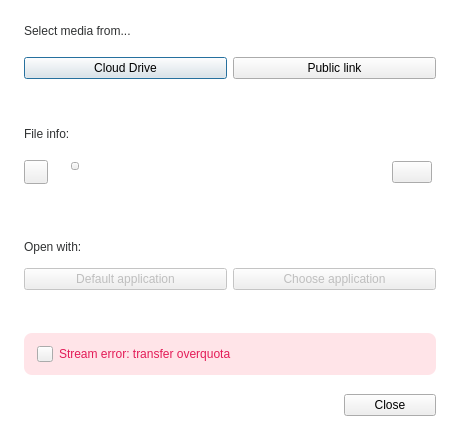
<?xml version="1.0" encoding="UTF-8"?>
<ui version="4.0">
 <class>StreamingFromMegaDialog</class>
 <widget class="QDialog" name="StreamingFromMegaDialog">
  <property name="geometry">
   <rect>
    <x>0</x>
    <y>0</y>
    <width>460</width>
    <height>442</height>
   </rect>
  </property>
  <property name="sizePolicy">
   <sizepolicy hsizetype="Preferred" vsizetype="Fixed">
    <horstretch>0</horstretch>
    <verstretch>0</verstretch>
   </sizepolicy>
  </property>
  <property name="minimumSize">
   <size>
    <width>460</width>
    <height>368</height>
   </size>
  </property>
  <property name="maximumSize">
   <size>
    <width>460</width>
    <height>442</height>
   </size>
  </property>
  <property name="windowTitle">
   <string>Stream from MEGA</string>
  </property>
  <property name="styleSheet">
   <string notr="true">#StreamingFromMegaDialog
{
background-color: #FFFFFF;  /*colorToken.page-background*/
}

#lFileName, #lStreamResourceDesc, #lFileInfoDesc, #lOpenWithDesc
{
  font-family: &quot;Inter&quot;;
  font-size: 12px;
  color: #303233; /*colorToken.text-primary*/
}

#lFileSize
{
  font-family: &quot;Inter&quot;;
  font-size: 10px;
  color: #303233; /*colorToken.text-secondary*/
}

#lNothingSelected, #WaitingForFileInfoLabel
{
  font-family: &quot;Inter&quot;;
  font-size: 12px;
  color: #303233; /*colorToken.text-on-color-disabled*/
}

#wErrorOQ {
background-color: #FFE4E8; /*colorToken.notification-error*/
border-radius: 8px;
}

#labelError {
font-family: &quot;Inter&quot;;
font-size: 12px;
color: #E31B57; /*colorToken.text-error*/
}
</string>
  </property>
  <property name="TOKENIZED" stdset="0">
   <bool>true</bool>
  </property>
  <layout class="QVBoxLayout" name="verticalLayout_6">
   <property name="spacing">
    <number>-1</number>
   </property>
   <property name="leftMargin">
    <number>24</number>
   </property>
   <property name="topMargin">
    <number>24</number>
   </property>
   <property name="rightMargin">
    <number>24</number>
   </property>
   <property name="bottomMargin">
    <number>13</number>
   </property>
   <item>
    <widget class="QWidget" name="wStreamResource" native="true">
     <property name="sizePolicy">
      <sizepolicy hsizetype="Preferred" vsizetype="Fixed">
       <horstretch>0</horstretch>
       <verstretch>0</verstretch>
      </sizepolicy>
     </property>
     <property name="minimumSize">
      <size>
       <width>0</width>
       <height>0</height>
      </size>
     </property>
     <property name="maximumSize">
      <size>
       <width>16777215</width>
       <height>16777215</height>
      </size>
     </property>
     <layout class="QVBoxLayout" name="verticalLayout">
      <property name="spacing">
       <number>14</number>
      </property>
      <property name="leftMargin">
       <number>0</number>
      </property>
      <property name="topMargin">
       <number>0</number>
      </property>
      <property name="rightMargin">
       <number>0</number>
      </property>
      <property name="bottomMargin">
       <number>0</number>
      </property>
      <item>
       <widget class="QLabel" name="lStreamResourceDesc">
        <property name="sizePolicy">
         <sizepolicy hsizetype="Preferred" vsizetype="Fixed">
          <horstretch>0</horstretch>
          <verstretch>0</verstretch>
         </sizepolicy>
        </property>
        <property name="minimumSize">
         <size>
          <width>0</width>
          <height>0</height>
         </size>
        </property>
        <property name="maximumSize">
         <size>
          <width>16777215</width>
          <height>16777215</height>
         </size>
        </property>
        <property name="styleSheet">
         <string notr="true"/>
        </property>
        <property name="text">
         <string>Select media from...</string>
        </property>
        <property name="semibold" stdset="0">
         <bool>true</bool>
        </property>
       </widget>
      </item>
      <item>
       <widget class="QWidget" name="wSelectMedia" native="true">
        <property name="minimumSize">
         <size>
          <width>0</width>
          <height>32</height>
         </size>
        </property>
        <property name="maximumSize">
         <size>
          <width>16777215</width>
          <height>32</height>
         </size>
        </property>
        <property name="styleSheet">
         <string notr="true"/>
        </property>
        <layout class="QHBoxLayout" name="horizontalLayout_3">
         <property name="spacing">
          <number>-1</number>
         </property>
         <property name="leftMargin">
          <number>0</number>
         </property>
         <property name="topMargin">
          <number>0</number>
         </property>
         <property name="rightMargin">
          <number>0</number>
         </property>
         <property name="bottomMargin">
          <number>0</number>
         </property>
         <item>
          <widget class="QPushButton" name="bFromCloud">
           <property name="sizePolicy">
            <sizepolicy hsizetype="Minimum" vsizetype="Fixed">
             <horstretch>0</horstretch>
             <verstretch>0</verstretch>
            </sizepolicy>
           </property>
           <property name="minimumSize">
            <size>
             <width>0</width>
             <height>0</height>
            </size>
           </property>
           <property name="maximumSize">
            <size>
             <width>16777215</width>
             <height>16777215</height>
            </size>
           </property>
           <property name="styleSheet">
            <string notr="true"/>
           </property>
           <property name="text">
            <string>Cloud Drive</string>
           </property>
           <property name="dimension" stdset="0">
            <string notr="true">small</string>
           </property>
           <property name="type" stdset="0">
            <string notr="true">primary</string>
           </property>
          </widget>
         </item>
         <item>
          <widget class="QPushButton" name="bFromPublicLink">
           <property name="minimumSize">
            <size>
             <width>0</width>
             <height>0</height>
            </size>
           </property>
           <property name="maximumSize">
            <size>
             <width>16777215</width>
             <height>16777215</height>
            </size>
           </property>
           <property name="text">
            <string>Public link</string>
           </property>
           <property name="dimension" stdset="0">
            <string notr="true">small</string>
           </property>
           <property name="type" stdset="0">
            <string notr="true">outline</string>
           </property>
          </widget>
         </item>
        </layout>
       </widget>
      </item>
     </layout>
    </widget>
   </item>
   <item>
    <widget class="QWidget" name="wContainer" native="true">
     <layout class="QVBoxLayout" name="verticalLayout_3">
      <property name="spacing">
       <number>-1</number>
      </property>
      <property name="leftMargin">
       <number>0</number>
      </property>
      <property name="topMargin">
       <number>0</number>
      </property>
      <property name="rightMargin">
       <number>0</number>
      </property>
      <property name="bottomMargin">
       <number>0</number>
      </property>
      <item>
       <widget class="QWidget" name="wStatus" native="true">
        <property name="sizePolicy">
         <sizepolicy hsizetype="Preferred" vsizetype="Fixed">
          <horstretch>0</horstretch>
          <verstretch>0</verstretch>
         </sizepolicy>
        </property>
        <layout class="QVBoxLayout" name="verticalLayout_4">
         <property name="spacing">
          <number>-1</number>
         </property>
         <property name="leftMargin">
          <number>0</number>
         </property>
         <property name="topMargin">
          <number>0</number>
         </property>
         <property name="rightMargin">
          <number>4</number>
         </property>
         <property name="bottomMargin">
          <number>0</number>
         </property>
         <item>
          <widget class="QLabel" name="lFileInfoDesc">
           <property name="sizePolicy">
            <sizepolicy hsizetype="Preferred" vsizetype="Fixed">
             <horstretch>0</horstretch>
             <verstretch>0</verstretch>
            </sizepolicy>
           </property>
           <property name="minimumSize">
            <size>
             <width>0</width>
             <height>0</height>
            </size>
           </property>
           <property name="maximumSize">
            <size>
             <width>16777215</width>
             <height>16777215</height>
            </size>
           </property>
           <property name="styleSheet">
            <string notr="true"/>
           </property>
           <property name="text">
            <string>File info:</string>
           </property>
           <property name="semibold" stdset="0">
            <bool>true</bool>
           </property>
          </widget>
         </item>
         <item>
          <widget class="QWidget" name="wFileInfo" native="true">
           <property name="enabled">
            <bool>true</bool>
           </property>
           <property name="minimumSize">
            <size>
             <width>0</width>
             <height>0</height>
            </size>
           </property>
           <property name="maximumSize">
            <size>
             <width>16777215</width>
             <height>16777215</height>
            </size>
           </property>
           <layout class="QHBoxLayout" name="horizontalLayout_6">
            <property name="spacing">
             <number>0</number>
            </property>
            <property name="leftMargin">
             <number>0</number>
            </property>
            <property name="topMargin">
             <number>0</number>
            </property>
            <property name="rightMargin">
             <number>0</number>
            </property>
            <property name="bottomMargin">
             <number>0</number>
            </property>
            <item>
             <widget class="QStackedWidget" name="sFileInfo">
              <property name="minimumSize">
               <size>
                <width>0</width>
                <height>50</height>
               </size>
              </property>
              <property name="maximumSize">
               <size>
                <width>16777215</width>
                <height>60</height>
               </size>
              </property>
              <property name="styleSheet">
               <string notr="true"/>
              </property>
              <property name="currentIndex">
               <number>0</number>
              </property>
              <widget class="QWidget" name="pFileInfo">
               <layout class="QHBoxLayout" name="horizontalLayout_2">
                <property name="spacing">
                 <number>6</number>
                </property>
                <property name="leftMargin">
                 <number>0</number>
                </property>
                <property name="topMargin">
                 <number>0</number>
                </property>
                <property name="rightMargin">
                 <number>0</number>
                </property>
                <property name="bottomMargin">
                 <number>0</number>
                </property>
                <item>
                 <widget class="IconLabel" name="lFileType">
                  <property name="minimumSize">
                   <size>
                    <width>24</width>
                    <height>24</height>
                   </size>
                  </property>
                  <property name="maximumSize">
                   <size>
                    <width>24</width>
                    <height>24</height>
                   </size>
                  </property>
                  <property name="styleSheet">
                   <string notr="true"/>
                  </property>
                  <property name="text">
                   <string/>
                  </property>
                  <property name="iconSize">
                   <size>
                    <width>24</width>
                    <height>24</height>
                   </size>
                  </property>
                 </widget>
                </item>
                <item>
                 <widget class="QWidget" name="wFileInfoDesc" native="true">
                  <property name="minimumSize">
                   <size>
                    <width>0</width>
                    <height>30</height>
                   </size>
                  </property>
                  <property name="maximumSize">
                   <size>
                    <width>16777215</width>
                    <height>30</height>
                   </size>
                  </property>
                  <layout class="QVBoxLayout" name="verticalLayout_5">
                   <property name="spacing">
                    <number>0</number>
                   </property>
                   <property name="leftMargin">
                    <number>0</number>
                   </property>
                   <property name="topMargin">
                    <number>0</number>
                   </property>
                   <property name="rightMargin">
                    <number>0</number>
                   </property>
                   <property name="bottomMargin">
                    <number>0</number>
                   </property>
                   <item>
                    <widget class="QWidget" name="widget" native="true">
                     <layout class="QHBoxLayout" name="horizontalLayout">
                      <property name="spacing">
                       <number>10</number>
                      </property>
                      <property name="leftMargin">
                       <number>0</number>
                      </property>
                      <property name="topMargin">
                       <number>0</number>
                      </property>
                      <property name="rightMargin">
                       <number>0</number>
                      </property>
                      <property name="bottomMargin">
                       <number>0</number>
                      </property>
                      <item>
                       <widget class="QLabel" name="lFileName">
                        <property name="sizePolicy">
                         <sizepolicy hsizetype="Minimum" vsizetype="Preferred">
                          <horstretch>0</horstretch>
                          <verstretch>0</verstretch>
                         </sizepolicy>
                        </property>
                        <property name="maximumSize">
                         <size>
                          <width>260</width>
                          <height>16777215</height>
                         </size>
                        </property>
                        <property name="text">
                         <string notr="true"/>
                        </property>
                       </widget>
                      </item>
                      <item>
                       <widget class="QToolButton" name="lState">
                        <property name="sizePolicy">
                         <sizepolicy hsizetype="Expanding" vsizetype="Fixed">
                          <horstretch>0</horstretch>
                          <verstretch>0</verstretch>
                         </sizepolicy>
                        </property>
                        <property name="minimumSize">
                         <size>
                          <width>8</width>
                          <height>8</height>
                         </size>
                        </property>
                        <property name="maximumSize">
                         <size>
                          <width>8</width>
                          <height>8</height>
                         </size>
                        </property>
                        <property name="styleSheet">
                         <string notr="true"/>
                        </property>
                        <property name="text">
                         <string/>
                        </property>
                        <property name="class" stdset="0">
                         <string notr="true">icon-label</string>
                        </property>
                       </widget>
                      </item>
                      <item>
                       <spacer name="horizontalSpacer_2">
                        <property name="orientation">
                         <enum>Qt::Horizontal</enum>
                        </property>
                        <property name="sizeHint" stdset="0">
                         <size>
                          <width>31</width>
                          <height>20</height>
                         </size>
                        </property>
                       </spacer>
                      </item>
                     </layout>
                    </widget>
                   </item>
                   <item>
                    <widget class="QLabel" name="lFileSize">
                     <property name="text">
                      <string notr="true"/>
                     </property>
                    </widget>
                   </item>
                  </layout>
                 </widget>
                </item>
               </layout>
              </widget>
              <widget class="QWidget" name="pWaitingForFileInfo">
               <layout class="QHBoxLayout" name="horizontalLayout_8">
                <property name="leftMargin">
                 <number>0</number>
                </property>
                <property name="topMargin">
                 <number>0</number>
                </property>
                <property name="rightMargin">
                 <number>0</number>
                </property>
                <property name="bottomMargin">
                 <number>0</number>
                </property>
                <item>
                 <widget class="QLabel" name="WaitingForFileInfoLabel">
                  <property name="palette">
                   <palette>
                    <active>
                     <colorrole role="WindowText">
                      <brush brushstyle="SolidPattern">
                       <color alpha="255">
                        <red>48</red>
                        <green>50</green>
                        <blue>51</blue>
                       </color>
                      </brush>
                     </colorrole>
                     <colorrole role="Button">
                      <brush brushstyle="SolidPattern">
                       <color alpha="255">
                        <red>255</red>
                        <green>255</green>
                        <blue>255</blue>
                       </color>
                      </brush>
                     </colorrole>
                     <colorrole role="Text">
                      <brush brushstyle="SolidPattern">
                       <color alpha="255">
                        <red>48</red>
                        <green>50</green>
                        <blue>51</blue>
                       </color>
                      </brush>
                     </colorrole>
                     <colorrole role="ButtonText">
                      <brush brushstyle="SolidPattern">
                       <color alpha="255">
                        <red>48</red>
                        <green>50</green>
                        <blue>51</blue>
                       </color>
                      </brush>
                     </colorrole>
                     <colorrole role="Base">
                      <brush brushstyle="SolidPattern">
                       <color alpha="255">
                        <red>255</red>
                        <green>255</green>
                        <blue>255</blue>
                       </color>
                      </brush>
                     </colorrole>
                     <colorrole role="Window">
                      <brush brushstyle="SolidPattern">
                       <color alpha="255">
                        <red>255</red>
                        <green>255</green>
                        <blue>255</blue>
                       </color>
                      </brush>
                     </colorrole>
                     <colorrole role="PlaceholderText">
                      <brush brushstyle="SolidPattern">
                       <color alpha="128">
                        <red>48</red>
                        <green>50</green>
                        <blue>51</blue>
                       </color>
                      </brush>
                     </colorrole>
                    </active>
                    <inactive>
                     <colorrole role="WindowText">
                      <brush brushstyle="SolidPattern">
                       <color alpha="255">
                        <red>48</red>
                        <green>50</green>
                        <blue>51</blue>
                       </color>
                      </brush>
                     </colorrole>
                     <colorrole role="Button">
                      <brush brushstyle="SolidPattern">
                       <color alpha="255">
                        <red>255</red>
                        <green>255</green>
                        <blue>255</blue>
                       </color>
                      </brush>
                     </colorrole>
                     <colorrole role="Text">
                      <brush brushstyle="SolidPattern">
                       <color alpha="255">
                        <red>48</red>
                        <green>50</green>
                        <blue>51</blue>
                       </color>
                      </brush>
                     </colorrole>
                     <colorrole role="ButtonText">
                      <brush brushstyle="SolidPattern">
                       <color alpha="255">
                        <red>48</red>
                        <green>50</green>
                        <blue>51</blue>
                       </color>
                      </brush>
                     </colorrole>
                     <colorrole role="Base">
                      <brush brushstyle="SolidPattern">
                       <color alpha="255">
                        <red>255</red>
                        <green>255</green>
                        <blue>255</blue>
                       </color>
                      </brush>
                     </colorrole>
                     <colorrole role="Window">
                      <brush brushstyle="SolidPattern">
                       <color alpha="255">
                        <red>255</red>
                        <green>255</green>
                        <blue>255</blue>
                       </color>
                      </brush>
                     </colorrole>
                     <colorrole role="PlaceholderText">
                      <brush brushstyle="SolidPattern">
                       <color alpha="128">
                        <red>48</red>
                        <green>50</green>
                        <blue>51</blue>
                       </color>
                      </brush>
                     </colorrole>
                    </inactive>
                    <disabled>
                     <colorrole role="WindowText">
                      <brush brushstyle="SolidPattern">
                       <color alpha="255">
                        <red>48</red>
                        <green>50</green>
                        <blue>51</blue>
                       </color>
                      </brush>
                     </colorrole>
                     <colorrole role="Button">
                      <brush brushstyle="SolidPattern">
                       <color alpha="255">
                        <red>255</red>
                        <green>255</green>
                        <blue>255</blue>
                       </color>
                      </brush>
                     </colorrole>
                     <colorrole role="Text">
                      <brush brushstyle="SolidPattern">
                       <color alpha="255">
                        <red>48</red>
                        <green>50</green>
                        <blue>51</blue>
                       </color>
                      </brush>
                     </colorrole>
                     <colorrole role="ButtonText">
                      <brush brushstyle="SolidPattern">
                       <color alpha="255">
                        <red>48</red>
                        <green>50</green>
                        <blue>51</blue>
                       </color>
                      </brush>
                     </colorrole>
                     <colorrole role="Base">
                      <brush brushstyle="SolidPattern">
                       <color alpha="255">
                        <red>255</red>
                        <green>255</green>
                        <blue>255</blue>
                       </color>
                      </brush>
                     </colorrole>
                     <colorrole role="Window">
                      <brush brushstyle="SolidPattern">
                       <color alpha="255">
                        <red>255</red>
                        <green>255</green>
                        <blue>255</blue>
                       </color>
                      </brush>
                     </colorrole>
                     <colorrole role="PlaceholderText">
                      <brush brushstyle="SolidPattern">
                       <color alpha="128">
                        <red>48</red>
                        <green>50</green>
                        <blue>51</blue>
                       </color>
                      </brush>
                     </colorrole>
                    </disabled>
                   </palette>
                  </property>
                  <property name="font">
                   <font>
                    <family>Inter</family>
                    <pointsize>-1</pointsize>
                    <italic>false</italic>
                    <bold>false</bold>
                   </font>
                  </property>
                  <property name="styleSheet">
                   <string notr="true"/>
                  </property>
                  <property name="text">
                   <string>Please wait...</string>
                  </property>
                 </widget>
                </item>
               </layout>
              </widget>
              <widget class="QWidget" name="pNothingSelected">
               <widget class="QWidget" name="widget_2" native="true">
                <property name="geometry">
                 <rect>
                  <x>0</x>
                  <y>0</y>
                  <width>361</width>
                  <height>50</height>
                 </rect>
                </property>
                <layout class="QHBoxLayout" name="horizontalLayout_7">
                 <property name="spacing">
                  <number>0</number>
                 </property>
                 <property name="leftMargin">
                  <number>0</number>
                 </property>
                 <property name="topMargin">
                  <number>0</number>
                 </property>
                 <property name="rightMargin">
                  <number>0</number>
                 </property>
                 <property name="bottomMargin">
                  <number>0</number>
                 </property>
                 <item>
                  <widget class="QLabel" name="lNothingSelected">
                   <property name="text">
                    <string>Nothing selected</string>
                   </property>
                  </widget>
                 </item>
                </layout>
               </widget>
              </widget>
             </widget>
            </item>
            <item>
             <widget class="IconOnlyButton" name="bCopyLink">
              <property name="minimumSize">
               <size>
                <width>0</width>
                <height>0</height>
               </size>
              </property>
              <property name="maximumSize">
               <size>
                <width>16777215</width>
                <height>16777215</height>
               </size>
              </property>
              <property name="cursor">
               <cursorShape>PointingHandCursor</cursorShape>
              </property>
              <property name="styleSheet">
               <string notr="true"/>
              </property>
              <property name="text">
               <string/>
              </property>
              <property name="icon">
               <iconset resource="../Resources_common.qrc">
                <normaloff>:/export-small-regular-outline</normaloff>:/export-small-regular-outline</iconset>
              </property>
              <property name="type" stdset="0">
               <string notr="true">ghost</string>
              </property>
              <property name="dimension" stdset="0">
               <string notr="true">small</string>
              </property>
             </widget>
            </item>
           </layout>
          </widget>
         </item>
        </layout>
       </widget>
      </item>
      <item>
       <widget class="QWidget" name="wOpenWith" native="true">
        <property name="sizePolicy">
         <sizepolicy hsizetype="Preferred" vsizetype="Fixed">
          <horstretch>0</horstretch>
          <verstretch>0</verstretch>
         </sizepolicy>
        </property>
        <property name="minimumSize">
         <size>
          <width>0</width>
          <height>0</height>
         </size>
        </property>
        <layout class="QVBoxLayout" name="verticalLayout_2">
         <property name="spacing">
          <number>14</number>
         </property>
         <property name="leftMargin">
          <number>0</number>
         </property>
         <property name="topMargin">
          <number>0</number>
         </property>
         <property name="rightMargin">
          <number>0</number>
         </property>
         <property name="bottomMargin">
          <number>0</number>
         </property>
         <item>
          <widget class="QLabel" name="lOpenWithDesc">
           <property name="sizePolicy">
            <sizepolicy hsizetype="Preferred" vsizetype="Fixed">
             <horstretch>0</horstretch>
             <verstretch>0</verstretch>
            </sizepolicy>
           </property>
           <property name="text">
            <string>Open with:</string>
           </property>
           <property name="semibold" stdset="0">
            <bool>true</bool>
           </property>
          </widget>
         </item>
         <item>
          <widget class="QWidget" name="wOpenButtons" native="true">
           <property name="styleSheet">
            <string notr="true"/>
           </property>
           <layout class="QHBoxLayout" name="horizontalLayout_4">
            <property name="spacing">
             <number>-1</number>
            </property>
            <property name="leftMargin">
             <number>0</number>
            </property>
            <property name="topMargin">
             <number>0</number>
            </property>
            <property name="rightMargin">
             <number>0</number>
            </property>
            <property name="bottomMargin">
             <number>0</number>
            </property>
            <item>
             <widget class="QPushButton" name="bOpenDefault">
              <property name="enabled">
               <bool>false</bool>
              </property>
              <property name="minimumSize">
               <size>
                <width>0</width>
                <height>0</height>
               </size>
              </property>
              <property name="maximumSize">
               <size>
                <width>16777215</width>
                <height>16777215</height>
               </size>
              </property>
              <property name="text">
               <string>Default application</string>
              </property>
              <property name="dimension" stdset="0">
               <string notr="true">small</string>
              </property>
              <property name="type" stdset="0">
               <string notr="true">secondary</string>
              </property>
             </widget>
            </item>
            <item>
             <widget class="QPushButton" name="bOpenOther">
              <property name="enabled">
               <bool>false</bool>
              </property>
              <property name="minimumSize">
               <size>
                <width>197</width>
                <height>0</height>
               </size>
              </property>
              <property name="maximumSize">
               <size>
                <width>16777215</width>
                <height>16777215</height>
               </size>
              </property>
              <property name="text">
               <string>Choose application</string>
              </property>
              <property name="dimension" stdset="0">
               <string notr="true">small</string>
              </property>
              <property name="type" stdset="0">
               <string notr="true">secondary</string>
              </property>
             </widget>
            </item>
           </layout>
          </widget>
         </item>
        </layout>
       </widget>
      </item>
     </layout>
    </widget>
   </item>
   <item>
    <widget class="QWidget" name="wErrorOQ" native="true">
     <property name="minimumSize">
      <size>
       <width>0</width>
       <height>42</height>
      </size>
     </property>
     <property name="maximumSize">
      <size>
       <width>16777215</width>
       <height>42</height>
      </size>
     </property>
     <layout class="QHBoxLayout" name="horizontalLayout_9">
      <property name="leftMargin">
       <number>13</number>
      </property>
      <property name="topMargin">
       <number>0</number>
      </property>
      <property name="rightMargin">
       <number>13</number>
      </property>
      <property name="bottomMargin">
       <number>0</number>
      </property>
      <item>
       <widget class="QToolButton" name="toolButtonError">
        <property name="minimumSize">
         <size>
          <width>16</width>
          <height>16</height>
         </size>
        </property>
        <property name="maximumSize">
         <size>
          <width>16</width>
          <height>16</height>
         </size>
        </property>
        <property name="styleSheet">
         <string notr="true"/>
        </property>
        <property name="text">
         <string notr="true"/>
        </property>
        <property name="icon">
         <iconset resource="../Resources_common.qrc">
          <normaloff>:/images/sync_states/x-circle-error.png</normaloff>:/images/sync_states/x-circle-error.png</iconset>
        </property>
        <property name="iconSize">
         <size>
          <width>16</width>
          <height>16</height>
         </size>
        </property>
        <property name="class" stdset="0">
         <string notr="true">icon-label</string>
        </property>
       </widget>
      </item>
      <item>
       <widget class="QLabel" name="labelError">
        <property name="minimumSize">
         <size>
          <width>250</width>
          <height>0</height>
         </size>
        </property>
        <property name="text">
         <string>Stream error: transfer overquota</string>
        </property>
        <property name="wordWrap">
         <bool>true</bool>
        </property>
       </widget>
      </item>
     </layout>
    </widget>
   </item>
   <item>
    <widget class="QWidget" name="wClose" native="true">
     <property name="minimumSize">
      <size>
       <width>0</width>
       <height>48</height>
      </size>
     </property>
     <property name="maximumSize">
      <size>
       <width>16777215</width>
       <height>48</height>
      </size>
     </property>
     <property name="styleSheet">
      <string notr="true"/>
     </property>
     <layout class="QHBoxLayout" name="horizontalLayout_5">
      <property name="leftMargin">
       <number>0</number>
      </property>
      <property name="topMargin">
       <number>0</number>
      </property>
      <property name="rightMargin">
       <number>0</number>
      </property>
      <property name="bottomMargin">
       <number>0</number>
      </property>
      <item>
       <spacer name="horizontalSpacer">
        <property name="orientation">
         <enum>Qt::Horizontal</enum>
        </property>
        <property name="sizeHint" stdset="0">
         <size>
          <width>226</width>
          <height>20</height>
         </size>
        </property>
       </spacer>
      </item>
      <item>
       <widget class="QPushButton" name="bClose">
        <property name="minimumSize">
         <size>
          <width>92</width>
          <height>0</height>
         </size>
        </property>
        <property name="maximumSize">
         <size>
          <width>92</width>
          <height>16777215</height>
         </size>
        </property>
        <property name="text">
         <string>Close</string>
        </property>
        <property name="dimension" stdset="0">
         <string notr="true">small</string>
        </property>
        <property name="type" stdset="0">
         <string notr="true">primary</string>
        </property>
       </widget>
      </item>
     </layout>
    </widget>
   </item>
  </layout>
  <zorder>wStreamResource</zorder>
  <zorder>wClose</zorder>
  <zorder>wContainer</zorder>
  <zorder>wErrorOQ</zorder>
 </widget>
 <customwidgets>
  <customwidget>
   <class>IconOnlyButton</class>
   <extends>QPushButton</extends>
   <header>TokenizableItems/TokenizableButtons.h</header>
  </customwidget>
  <customwidget>
   <class>IconLabel</class>
   <extends>QToolButton</extends>
   <header>TokenizableItems/IconLabel.h</header>
  </customwidget>
 </customwidgets>
 <resources>
  <include location="../Resources_common.qrc"/>
 </resources>
 <connections/>
</ui>
